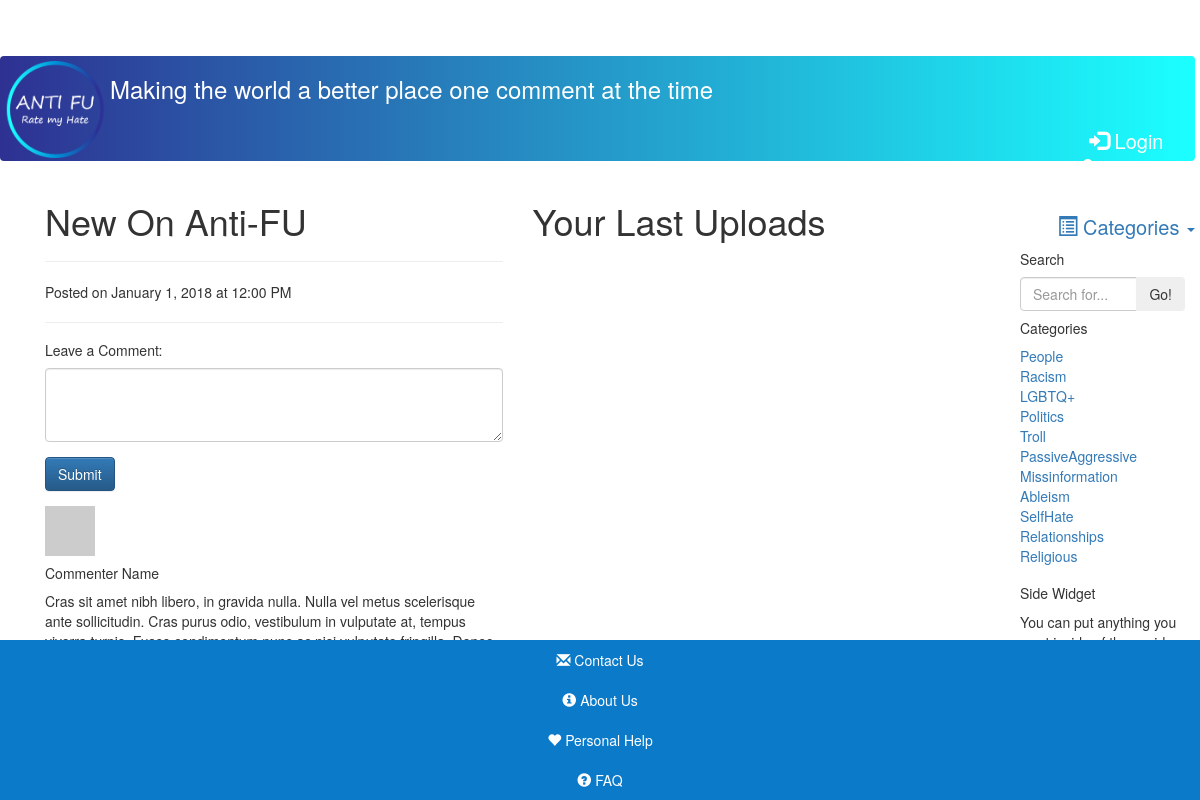
The page / on the database its author committed.
### antifu/models.py (models this page shows, shortened)
class Category(models.Model):
    name = models.CharField(max_length=128, unique = True)
    slug = models.SlugField(blank=True)
    class Meta:
        verbose_name_plural = 'Categories'

### antifu/views.py (the view)
# urls.py: url(r'^$', views.home, name='home'),
def home(request):
    category_list = Category.objects.all()
    context_dict = {'categories': category_list}
    return render(request, 'antifu/home.html', context_dict)

### templates/antifu/home.html (shortened to what this page needs)
<!DOCTYPE html>
{% extends 'antifu/base.html' %}
{% load staticfiles %}
{% block link_block %}
  <link rel="stylesheet" type="text/css" href="{%static "css/home.css"%}">
{% endblock %}
{% block body_block %}
    <div class="container">
          <div class="row">
            <div class="col-lg-5">
              <h1 class="mt-4">New On Anti-FU</h1>
              <hr>
              <p>Posted on January 1, 2018 at 12:00 PM</p>
              <hr>
              <div class="card my-4">
                <h5 class="card-header">Leave a Comment:</h5>
                <div class="card-body">
                  <form>
                    <div class="form-group">
                      <textarea class="form-control" rows="3"></textarea>
                    </div>
                    <button type="submit" class="btn btn-primary">Submit</button>
                  </form>
                </div>
              </div>
              <div class="media mb-4">
                <img class="d-flex mr-3 rounded-circle" src="http://placehold.it/50x50" alt="">
                <div class="media-body">
                  <h5 class="mt-0">Commenter Name</h5>
                  Cras sit amet nibh libero, in gravida nulla. Nulla vel metus scelerisque ante sollicitudin. Cras purus odio, vestibulum in vulputate at, tempus viverra turpis. Fusce condimentum nunc ac nisi vulputate fringilla. Donec lacinia congue felis in faucibus.
                </div>
              </div>
            </div>
            <div class="col-lg-5">
              <h1 class="mt-4">Your Last Uploads</h1>
            </div>
            <div class="col-md-2">
              <div class="card my-4">
                <h5 class="card-header">Search</h5>
                <div class="card-body">
                  <div class="input-group">
                    <input type="text" class="form-control" placeholder="Search for...">
                    <span class="input-group-btn">
                      <button class="btn btn-secondary" type="button">Go!</button>
                    </span>
                  </div>
                </div>
              </div>
              <div class="card my-4">
                <h5 class="card-header">Categories</h5>
                <div class="card-body">
                  <div class="row">
                    <div class="col-lg-6">
                      {% if categories %}
                      <ul class="list-unstyled mb-0">
                        {% for category in categories %}
                            <li><a href ="/antifu/{{ category.slug }}">{{ category.name }}</a></li>
                        {% endfor %}
                      </ul>
                      {% else %}
                        <strong>There are no categories present.</strong>
                      {% endif %}
                    </div>
                  </div>
                </div>
              </div>
              <div class="card my-4">
                <h5 class="card-header">Side Widget</h5>
                <div class="card-body">
                  You can put anything you want inside of these side widgets. They are easy to use, and feature the new Bootstrap 4 card containers!
                </div>
              </div>
            </div>
          </div>
        </div>
    {% endblock %}

### templates/antifu/base.html (shortened to what this page needs)
<!DOCTYPE html>
{% load staticfiles %}
<html lang="en">
	<head >
        <link rel="stylesheet" type="text/css" href="{%static "css/base.css"%}">
				<link rel="stylesheet" href="//maxcdn.bootstrapcdn.com/bootstrap/3.3.7/css/bootstrap.min.css">
				<link rel="stylesheet" href="//maxcdn.bootstrapcdn.com/bootstrap/3.3.7/css/bootstrap-theme.min.css">
				{% block link_block %}
				{% endblock %}
	</head>
	<body>
		<nav class="navbar navbar-inverse" id="baseHeader">
		  <div class="container-fluid">
			<div class="navbar-header">
				<div class="row">
					<a class="navbar-brand"href="{% url 'home' %}">
						<img src="{%static "images/logo.png"%}"alt ="Logo" width="100">
					</a>
				</div>
			</div>
			<h3>
			 {% block header_block %}
				 Making the world a better place one comment at the time
			 {% endblock %}
		 </h3>
			<div class="collapse navbar-collapse" id="AntifuMenu">
				<ul class="nav navbar-nav  navbar-right">
					<div class="row">
					 {% if user.is_authenticated %}
						 <li>
							 <a class="text-white" href="{% url 'auth_logout' %}">
								 <span class="glyphicon glyphicon-log-out"></span>
								 <span class="text hidden-xs  hidden-sm"> Logout</span>
							 </a>
							 <a class="text-white" href="{% url 'profile' user.username %}">
								 <span class="glyphicon"></span>
								 <span class="text hidden-xs  hidden-sm"> Welcome, {{ user.username }}</span>
							 </a>
						 </li>
					{% else %}
						<li>
							 <a class="text-white" href="{% url 'auth_login' %}">
								 <span class="glyphicon glyphicon-log-in"></span>
								 <span class="text hidden-xs hidden-sm"> Login</span>
							 </a>
						 </li>
						 <li>
							 <a class="text-white" href="{% url 'registration_register' %}">
								 <span class="glyphicon glyphicon-user"></span>
								 <span class="text hidden-xs  hidden-sm"> Sign Up</span>
							 </a>
						 </li>
					{% endif %}
				</div>
				<div class="row">
					<li class="text-white">
						<a class="search"><span class="glyphicon glyphicon-search text-white"></span></a>
					</li>
					<li class="dropdown">
						<a class="dropdown-toggle" data-toggle="dropdown" href="#">
							<span class="glyphicon glyphicon-list-alt g"></span>
							<span class="text hidden-sm"> Categories</span>
							<span class="caret"></span>
						</a>
					</li>
				</div>
				</ul>
			</div>
		  </div>
		</nav>
		<div class="container-all">
      {% block body_block %}
      {% endblock %}
		</div>
    <div>
        <nav class="footer navbar-fixed-bottom navbar navbar-background mx-auto"  id="baseBottom">
            <div class="container-fluid text-center">
                <ul class="nav navbar-nav-bottom navbar-bottom" style="float:inside">
                   <li><a class="text-white" href="{% url 'contactUs' %}">
										 <span class="glyphicon glyphicon-envelope"></span>
										 <span class="text hidden-xs"> Contact Us</span>
									 </a></li>
                   <li><a class="text-white" href="{% url 'aboutUs' %}">
										 <span class="glyphicon glyphicon-info-sign"></span>
										 <span class="text hidden-xs"> About Us</span>
									 </a></li>
                   <li><a class="text-white" href="{% url 'personalHelp' %}">
										 <span class="glyphicon glyphicon-heart"></span>
										 <span class="text hidden-xs"> Personal Help</span>
									 </a></li>
                   <li><a class="text-white override-hover" href="{% url 'FAQ' %}">
										 <span class="glyphicon glyphicon-question-sign"></span>
										 <span class="text hidden-xs"> FAQ</span>
									 </a></li>
                </ul>
             </div>
        </nav>
    </div>
	</body>
</html>

### static/css/base.css (style rules this page uses)
#baseHeader { background: #0b7ac8; background: linear-gradient(-90deg, #1bffff, #2e3192); color: white; }
.container-all { margin-top: 20px; margin-right: 30px; margin-bottom: 50px; margin-left: 30px; }
.navbar-background { background: transparent; border: none!important; }
.navbar-brand img { margin-top: -10px; margin-left: 5px; margin-bottom:5px; margin-right: 5px; }
.navbar-collapse { margin-top: 25px; text-align: center; }
h1 { margin-bottom: 20px; color: #021d31 font-family: "Trebuchet MS", Helvetica, sans-serif; }
#baseBottom { background: #0b7ac8; border: none!important; display: inline-block; float : none; }
.navbar-fixed-bottom { display: inline-block; float : none; vertical-align: top; }
.navbar-nav-bottom { width: 100%; }
.navbar-nav-bottom>li { float: none; display: inline-block; }
.text-white { color:white!important; }

### static/css/home.css (style rules this page uses)
body { padding-top: 54px; }
@media (min-width: 992px) { body { padding-top: 56px; } }

### rows shown on the page
Category: name "People"
Category: name "Racism"
Category: name "LGBTQ+"
Category: name "Politics"
Category: name "Troll"
Category: name "PassiveAggressive"
Category: name "Missinformation"
Category: name "Ableism"
Category: name "SelfHate"
Category: name "Relationships"
Category: name "Religious"
